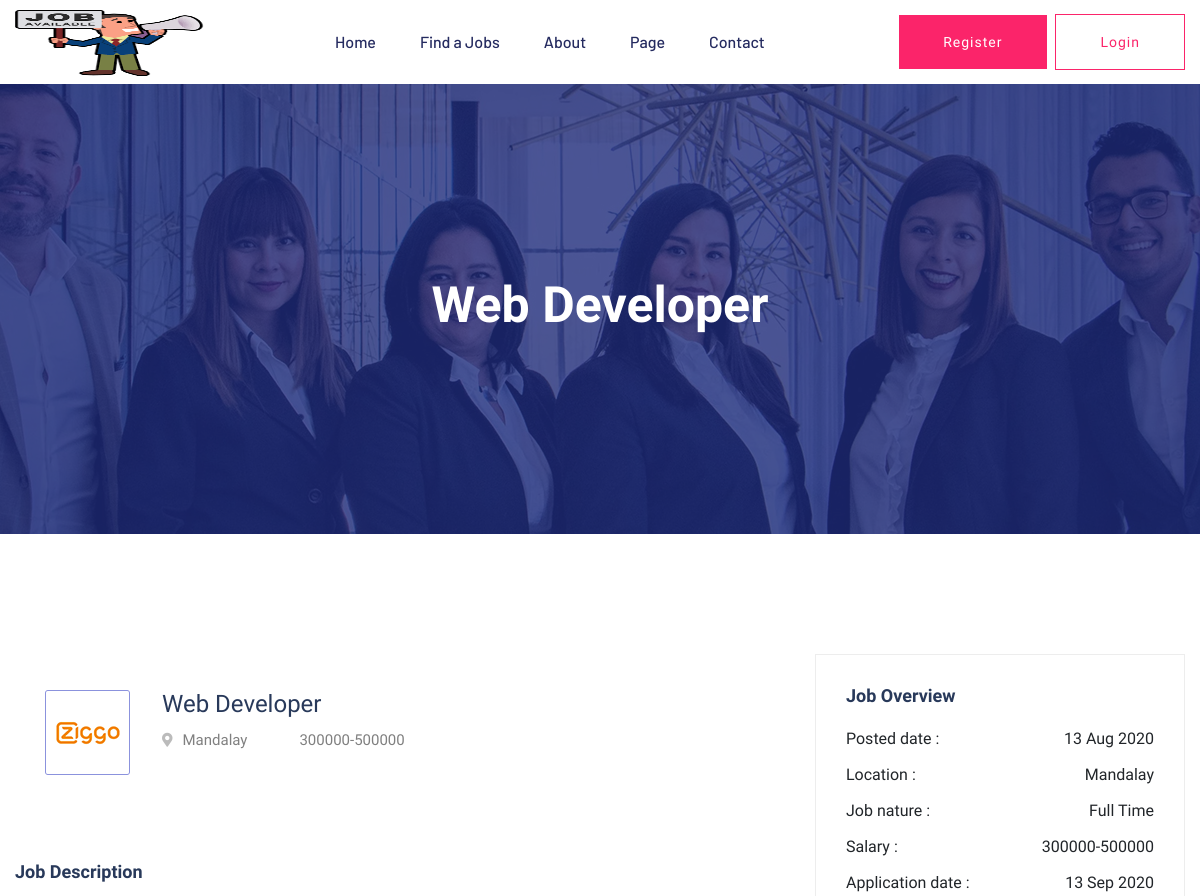
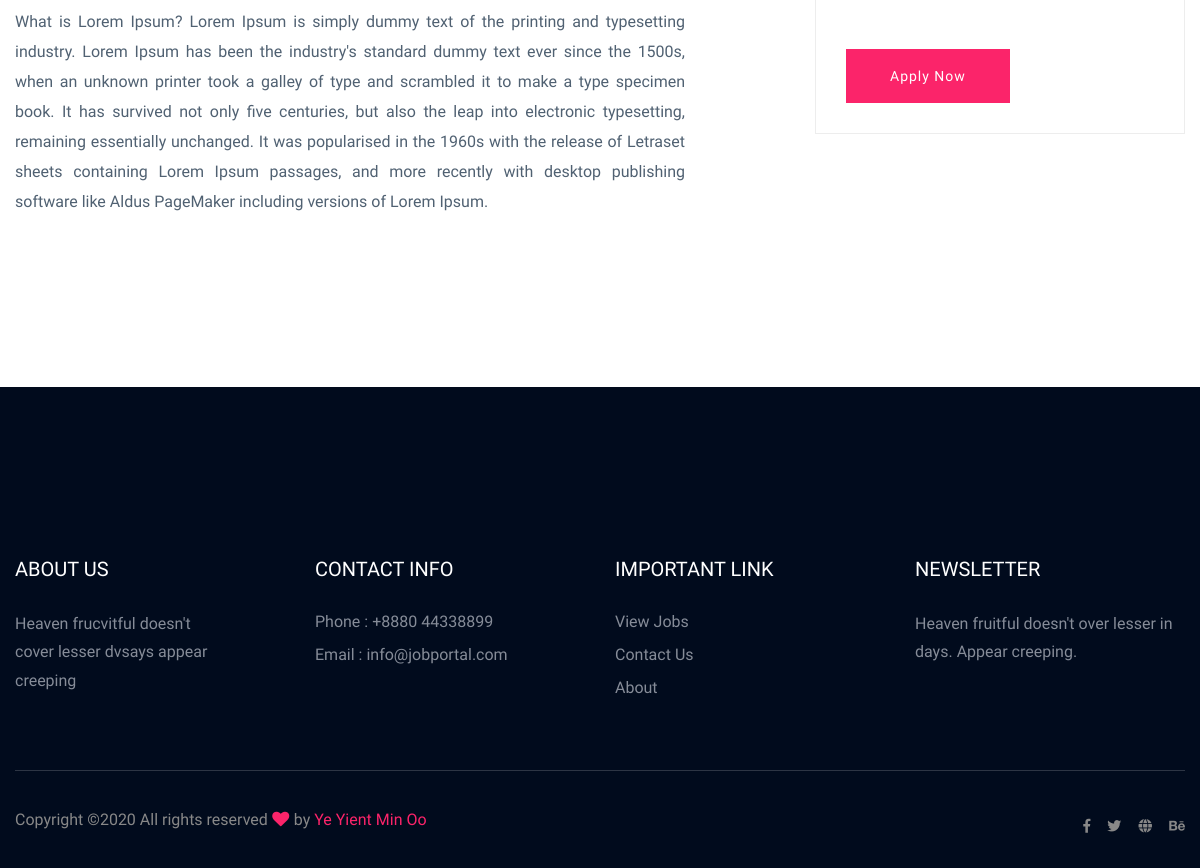
The app's page /job_details.php?id=1 with its own data (2 pictures, top to bottom).
### tables this page shows
CREATE TABLE `job_posts` (
  `id` int(11) NOT NULL,
  `position_id` int(11) NOT NULL,
  `salary_id` int(11) NOT NULL,
  `location_id` int(11) NOT NULL,
  `type_id` int(11) NOT NULL,
  `description` text NOT NULL,
  `created_at` timestamp NOT NULL DEFAULT current_timestamp(),
  `updated_at` timestamp NOT NULL DEFAULT current_timestamp()
);

CREATE TABLE `positions` (
  `id` int(11) NOT NULL,
  `name` varchar(255) NOT NULL,
  `photo` varchar(255) NOT NULL,
  `created_at` timestamp NOT NULL DEFAULT current_timestamp(),
  `updated_at` timestamp NOT NULL DEFAULT current_timestamp()
);

CREATE TABLE `locations` (
  `id` int(11) NOT NULL,
  `name` varchar(255) NOT NULL,
  `created_at` timestamp NOT NULL DEFAULT current_timestamp(),
  `updated_at` timestamp NOT NULL DEFAULT current_timestamp()
);

CREATE TABLE `salaries` (
  `id` int(11) NOT NULL,
  `amount` varchar(255) NOT NULL,
  `created_at` timestamp NOT NULL DEFAULT current_timestamp(),
  `updated_at` timestamp NOT NULL DEFAULT current_timestamp()
);

CREATE TABLE `job_types` (
  `id` int(11) NOT NULL,
  `type` varchar(255) NOT NULL,
  `created_at` timestamp NOT NULL DEFAULT current_timestamp(),
  `updated_at` timestamp NOT NULL DEFAULT current_timestamp()
);

### job_details.php (the view)
<?php include 'nav.php';
include 'Backend/dbconnect.php';
$id=$_GET['id'];
$sql = "SELECT job_posts.*,positions.name as position_name,locations.name as location_name,salaries.amount as salary_amount,job_types.type as type FROM job_posts INNER JOIN positions ON job_posts.position_id=positions.id INNER JOIN locations ON job_posts.location_id=locations.id INNER JOIN salaries ON job_posts.salary_id=salaries.id INNER JOIN job_types ON job_posts.type_id=job_types.id WHERE job_posts.id=:id";
  $stmt=$pdo->prepare($sql);
  $stmt->bindParam(':id',$id);
  $stmt->execute();
  $job_post=$stmt->fetch(PDO::FETCH_ASSOC);
?>
    <main>
        <div class="slider-area ">
        <div class="single-slider section-overly slider-height2 d-flex align-items-center" data-background="assets/img/hero/about.jpg">
            <div class="container">
                <div class="row">
                    <div class="col-xl-12">
                        <div class="hero-cap text-center">
                            <h2><?= $job_post['position_name'] ?></h2>
                        </div>
                    </div>
                </div>
            </div>
        </div>
        </div>
        <div class="job-post-company pt-120 pb-120">
            <div class="container">
                <div class="row justify-content-between">
                    <div class="col-xl-7 col-lg-8">
                        <div class="single-job-items mb-50">
                            <div class="job-items">
                                <div class="company-img company-img-details">
                                    <a href="#"><img src="assets/img/icon/job-list1.png" alt=""></a>
                                </div>
                                <div class="job-tittle">
                                    <a href="#">
                                        <h4><?= $job_post['position_name'] ?></h4>
                                    </a>
                                    <ul>
                                        <li><i class="fas fa-map-marker-alt"></i><?= $job_post['location_name'] ?></li>
                                        <li><?= $job_post['salary_amount'] ?></li>
                                    </ul>
                                </div>
                            </div>
                        </div>
                        <div class="job-post-details">
                            <div class="post-details1 mb-50">
                                <div class="small-section-tittle">
                                    <h4>Job Description</h4>
                                </div>
                                <p class="text-justify"><?= $job_post['description'] ?></p>
                            </div>
                        </div>
                    </div>
                    <div class="col-xl-4 col-lg-4">
                        <div class="post-details3  mb-50">
                           <div class="small-section-tittle">
                               <h4>Job Overview</h4>
                           </div>
                          <ul>
                              <li>Posted date : <span><?= date('d M Y',strtotime($job_post['updated_at'])) ?></span></li>
                              <li>Location : <span><?= $job_post['location_name'] ?></span></li>
                              <li>Job nature : <span><?= $job_post['type'] ?></span></li>
                              <li>Salary :  <span><?= $job_post['salary_amount'] ?></span></li>
                              <li>Application date : <span><?= date('d M Y',strtotime("+1 month",strtotime($job_post['updated_at']))) ?></span></li>
                          </ul>
                         <div class="apply-btn2">
                            <a href="#" class="btn">Apply Now</a>
                         </div>
                       </div>
                    </div>
                </div>
            </div>
        </div>
    </main>
<?php include 'footer.php'; ?>

### records on screen
job_posts: position.name "Web Developer", location.name "Mandalay", salary.amount "300000-500000", description "What is Lorem Ipsum? Lorem Ipsum is simply dummy text of the printing and typesetting industry. Lorem Ipsum has been the industry's standard dummy text ever since the 1500s, when an unknown printer took a galley of type and scrambled it to make a type specimen book. It has survived not only five centuries, but also the leap into electronic typesetting, remaining essentially unchanged. It was popularised in the 1960s with the release of Letraset sheets containing Lorem Ipsum passages, and more recently with desktop publishing software like Aldus PageMaker including versions of Lorem Ipsum.", updated_at "13 Aug 2020", job_types.type "Full Time", updated_at "13 Sep 2020"
